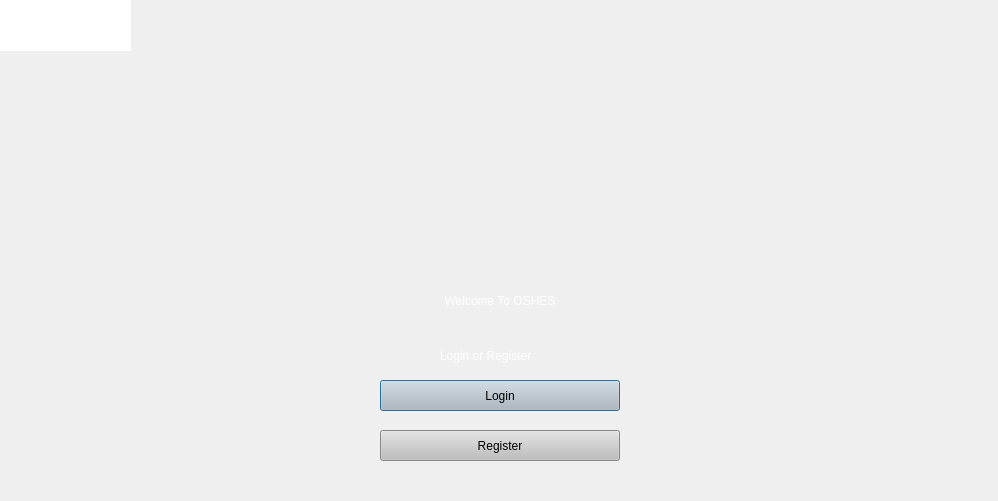
<?xml version="1.0" encoding="UTF-8"?>
<ui version="4.0">
 <class>Dialog</class>
 <widget class="QDialog" name="Dialog">
  <property name="geometry">
   <rect>
    <x>0</x>
    <y>0</y>
    <width>998</width>
    <height>501</height>
   </rect>
  </property>
  <property name="windowTitle">
   <string>Dialog</string>
  </property>
  <widget class="QWidget" name="widget" native="true">
   <property name="geometry">
    <rect>
     <x>0</x>
     <y>0</y>
     <width>1000</width>
     <height>641</height>
    </rect>
   </property>
   <property name="styleSheet">
    <string notr="true">QWidget#widget{
background-color: qlineargradient(spread:pad, x1:0.562182, y1:0.466, x2:1, y2:1, stop:0.0454545 rgba(210, 108, 43, 255), stop:0.982955 rgba(255, 255, 255, 255));;}
background-color: rgb(255, 255, 255);</string>
   </property>
   <widget class="QLabel" name="label">
    <property name="geometry">
     <rect>
      <x>0</x>
      <y>260</y>
      <width>1000</width>
      <height>81</height>
     </rect>
    </property>
    <property name="autoFillBackground">
     <bool>false</bool>
    </property>
    <property name="styleSheet">
     <string notr="true">font: 75 20pt &quot;MS Shell Dlg 2&quot;;
color: rgb(255, 255, 255);
</string>
    </property>
    <property name="text">
     <string>Welcome To OSHES</string>
    </property>
    <property name="alignment">
     <set>Qt::AlignCenter</set>
    </property>
   </widget>
   <widget class="QLabel" name="logo">
    <property name="geometry">
     <rect>
      <x>0</x>
      <y>0</y>
      <width>131</width>
      <height>51</height>
     </rect>
    </property>
    <property name="styleSheet">
     <string notr="true">background-color: rgb(255, 255, 255);</string>
    </property>
    <property name="text">
     <string/>
    </property>
    <property name="pixmap">
     <pixmap>../../../../Downloads/oshes1.png</pixmap>
    </property>
    <property name="scaledContents">
     <bool>true</bool>
    </property>
   </widget>
   <widget class="QLabel" name="label_2">
    <property name="geometry">
     <rect>
      <x>0</x>
      <y>52</y>
      <width>1100</width>
      <height>200</height>
     </rect>
    </property>
    <property name="text">
     <string/>
    </property>
    <property name="pixmap">
     <pixmap>../../../../Downloads/onlineshopping2.png</pixmap>
    </property>
    <property name="scaledContents">
     <bool>false</bool>
    </property>
   </widget>
   <widget class="QLabel" name="label_3">
    <property name="geometry">
     <rect>
      <x>440</x>
      <y>320</y>
      <width>151</width>
      <height>71</height>
     </rect>
    </property>
    <property name="styleSheet">
     <string notr="true">font: 12pt &quot;MS Shell Dlg 2&quot;;
color: rgb(255, 255, 255);</string>
    </property>
    <property name="text">
     <string>Login or Register</string>
    </property>
   </widget>
   <widget class="QPushButton" name="loginbutton">
    <property name="geometry">
     <rect>
      <x>380</x>
      <y>380</y>
      <width>240</width>
      <height>31</height>
     </rect>
    </property>
    <property name="styleSheet">
     <string notr="true">background-color: rgb(190, 190, 190);</string>
    </property>
    <property name="text">
     <string>Login</string>
    </property>
   </widget>
   <widget class="QPushButton" name="registerbutton">
    <property name="geometry">
     <rect>
      <x>380</x>
      <y>430</y>
      <width>240</width>
      <height>31</height>
     </rect>
    </property>
    <property name="styleSheet">
     <string notr="true">background-color: rgb(190,190,190);</string>
    </property>
    <property name="text">
     <string>Register</string>
    </property>
   </widget>
  </widget>
 </widget>
 <resources/>
 <connections/>
</ui>
